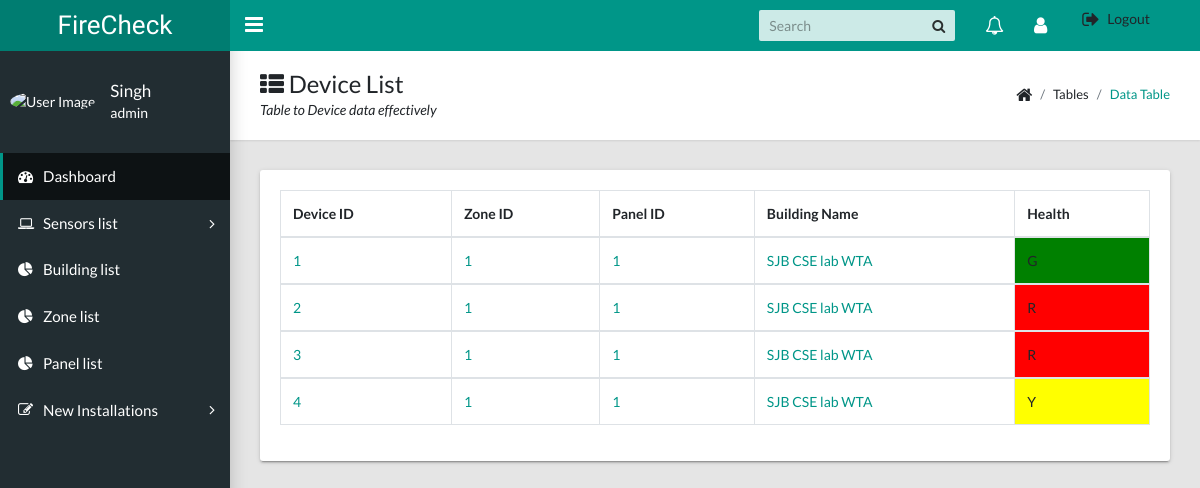
/devicelist (signed in), run on an earlier commit of the app's database.
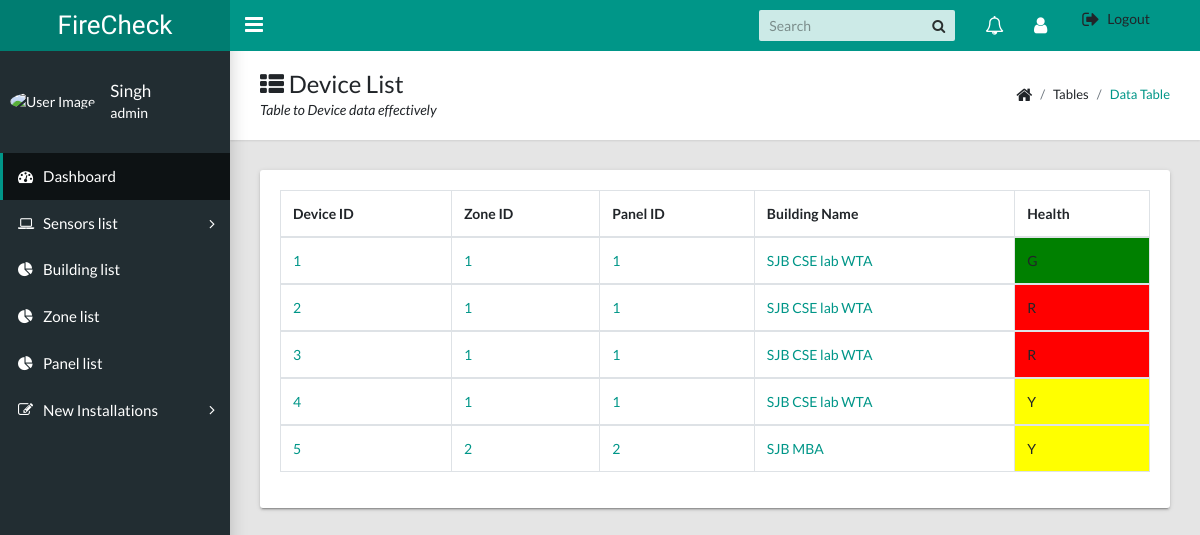
And on a later commit of the database.
### FireCheck/models.py (models this page shows, shortened)
class device(models.Model):
    zone = models.ForeignKey(to=zone, on_delete=models.CASCADE)
    building = models.ForeignKey(to=building,on_delete=models.CASCADE)
    panel = models.ForeignKey(to=panel, on_delete=models.CASCADE)
    name = models.CharField(max_length=128)
    date_time_created = models.DateTimeField(auto_now_add=True)
    last_checked = models.DateTimeField(auto_now=True)
    health = models.CharField(max_length=1) #Y G R

class zone(models.Model):
    name = models.CharField(max_length=128)
    building = models.ForeignKey(to=building, on_delete=models.CASCADE)
    panel = models.ForeignKey(to=panel, on_delete=models.CASCADE)
    floor = models.IntegerField()
    date_time_created = models.DateTimeField(auto_now_add=True)

class panel(models.Model):
    building = models.ForeignKey(to=building, on_delete=models.CASCADE)
    location = models.TextField()
    name = models.CharField(max_length=128)

class building(models.Model):
    name = models.CharField(max_length=128)
    latitude = models.FloatField()
    longitude = models.FloatField()
    address = models.CharField(max_length=512)
    email = models.CharField(max_length=256)

### FireCheck/views.py (the view)
# urls.py: path("devicelist", views.device_list, name="devicelist"),
@login_required()
def device_list(request):
    context= {
        "devices" : device.objects.all()
    }
    return render(request, "FireCheck/device-list-table.html", context)

### FireCheck/templates/FireCheck/device-list-table.html
{% extends 'base.html' %}
{% block content %}
<main class="app-content">
      <div class="app-title">
        <div>
          <h1><i class="fa fa-th-list"></i> Device List</h1>
          <p>Table to Device  data effectively</p>
        </div>
        <ul class="app-breadcrumb breadcrumb side">
          <li class="breadcrumb-item"><i class="fa fa-home fa-lg"></i></li>
          <li class="breadcrumb-item">Tables</li>
          <li class="breadcrumb-item active"><a href="#">Data Table</a></li>
        </ul>
      </div>
      <div class="row">
        <div class="col-md-12">
          <div class="tile">
            <div class="tile-body">
              <table class="table table-hover table-bordered" id="sampleTable">
                <thead>
                  <tr>
                    <th>Device ID</th>
                    <th>Zone ID</th>
                    <th>Panel ID</th>
                    <th>Building Name</th>
                    <th>Health</th>
                </tr>
                </thead>
                {% for d in devices %}
                                    <tbody>
                                        <td> <a href="/site/{{d.id}}">{{d.id}}</a> </td>
                                        <td><a href="/zone/{{d.zone.id}}">{{d.zone.id}}</a> </td>
                                        <td><a href="/panel/{{d.panel.id}}">{{d.panel.id}}</a> </td>
                                        <td><a href="/building/{{d.building.id}}">{{d.building.name}}</a> </td>
                                        {% if d.health == 'R' %}
                                        <td style="background-color:red">{{d.health}}</td>
                                        {% elif d.health == 'Y' %}
                                        <td style="background-color:yellow">{{d.health}}</td>
                                            {% else %}
                                            <td style="background-color:green">{{d.health}}</td>
                                        {% endif %}
                                    </tbody>
                                    {% endfor %}
            </table>
          </div>
        </div>
      </div>
    </div>
  </main>
{% endblock %}

### FireCheck/templates/base.html (shortened to what this page needs)
<!DOCTYPE html>
{% load static %}
<html lang="en">
  <head>
    <link rel="stylesheet" type="text/css" href={% static "css/main.css"  %}>
    <link rel="stylesheet" type="text/css" href="https://maxcdn.bootstrapcdn.com/font-awesome/4.7.0/css/font-awesome.min.css">
  </head>
  <body class="app sidebar-mini rtl">
    <header class="app-header"><a class="app-header__logo" href="">FireCheck</a>
      <a class="app-sidebar__toggle" href="#" data-toggle="sidebar" aria-label="Hide Sidebar"></a>
      <ul class="app-nav">
        <li class="app-search">
          <input class="app-search__input" type="search" placeholder="Search">
          <button class="app-search__button"><i class="fa fa-search"></i></button>
        </li>
        <li class="dropdown"><a class="app-nav__item" href="#" data-toggle="dropdown" aria-label="Show notifications"><i class="fa fa-bell-o fa-lg"></i></a>
        </li>
        <li class="dropdown"><a class="app-nav__item" href="#" data-toggle="dropdown" aria-label="Open Profile Menu"><i class="fa fa-user fa-lg"></i></a>
            <li><a class="dropdown-item" href="/admin/logout/"><i class="fa fa-sign-out fa-lg"></i> Logout</a></li>
          </ul>
    </header>
    <aside class="app-sidebar">
      <div class="app-sidebar__user"><img class="app-sidebar__user-avatar" src="https://s3.amazonaws.com/uifaces/faces/twitter/jsa/48.jpg" alt="User Image">
        <div>
          <p class="app-sidebar__user-name">{{ user.username }}</p>
          <p class="app-sidebar__user-designation">admin</p>
        </div>
      </div>
      <ul class="app-menu">
        <li><a class="app-menu__item active" href="/"><i class="app-menu__icon fa fa-dashboard"></i><span class="app-menu__label">Dashboard</span></a></li>
        <li class="treeview"><a class="app-menu__item" href="/devicelist" data-toggle="treeview"><i class="app-menu__icon fa fa-laptop"></i><span class="app-menu__label">Sensors list</span><i class="treeview-indicator fa fa-angle-right"></i></a>
        </li>
        <li><a class="app-menu__item" href="/buildinglist"><i class="app-menu__icon fa fa-pie-chart"></i><span class="app-menu__label">Building list</span></a></li>
                <li><a class="app-menu__item" href="/zonelist"><i class="app-menu__icon fa fa-pie-chart"></i><span class="app-menu__label">Zone list</span></a></li>
                <li><a class="app-menu__item" href="/panellist"><i class="app-menu__icon fa fa-pie-chart"></i><span class="app-menu__label">Panel list</span></a></li>
        <li class="treeview"><a class="app-menu__item" href="#" data-toggle="treeview"><i class="app-menu__icon fa fa-edit"></i><span class="app-menu__label"> New Installations</span><i class="treeview-indicator fa fa-angle-right"></i></a>
      </ul>
    </aside>
    {% block content %}
    {% endblock %}
  </body>
</html>

What changed in the data, as far as the page shows it:
added device: id "5", zone.id "2", panel.id "2", building.name "SJB MBA", health "Y"
